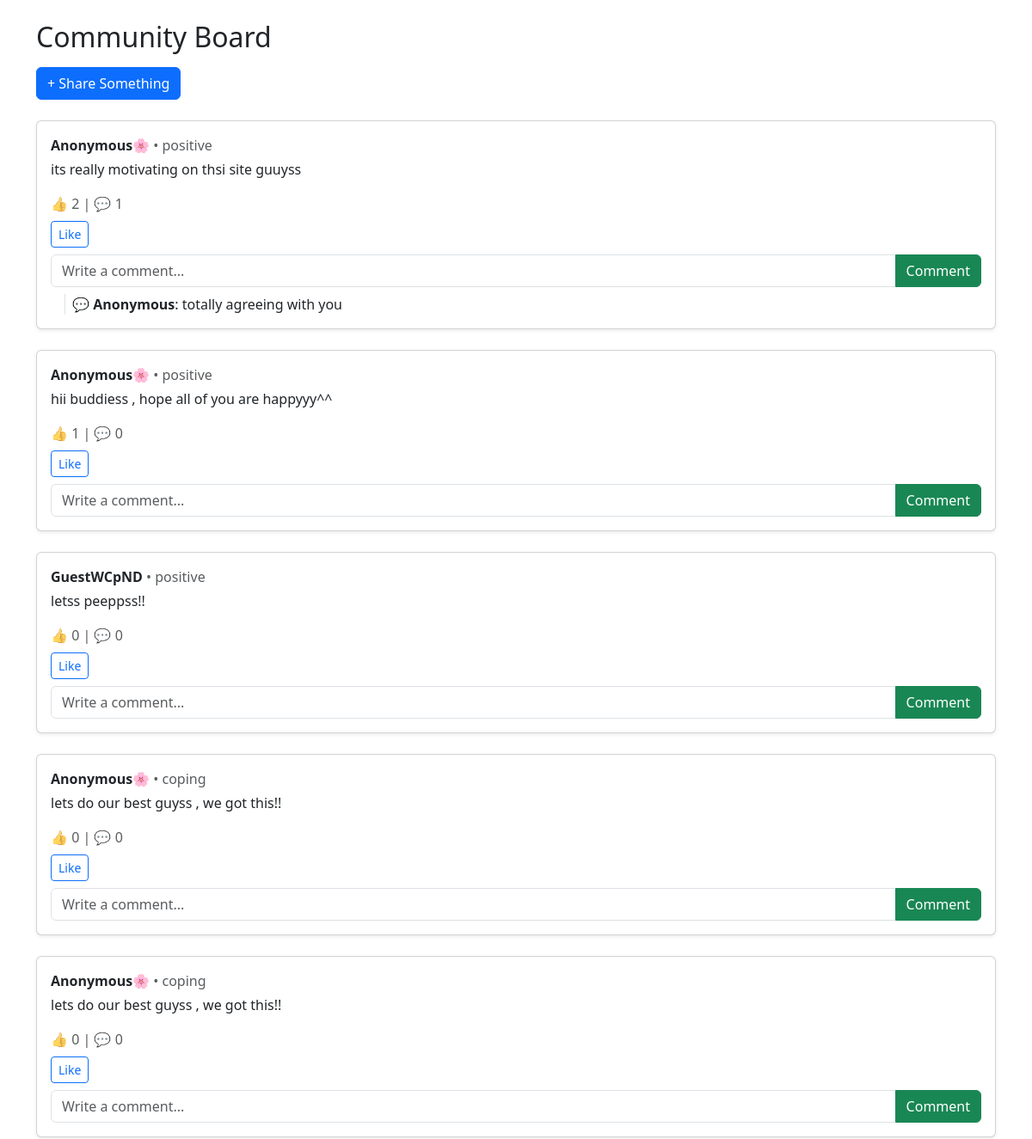
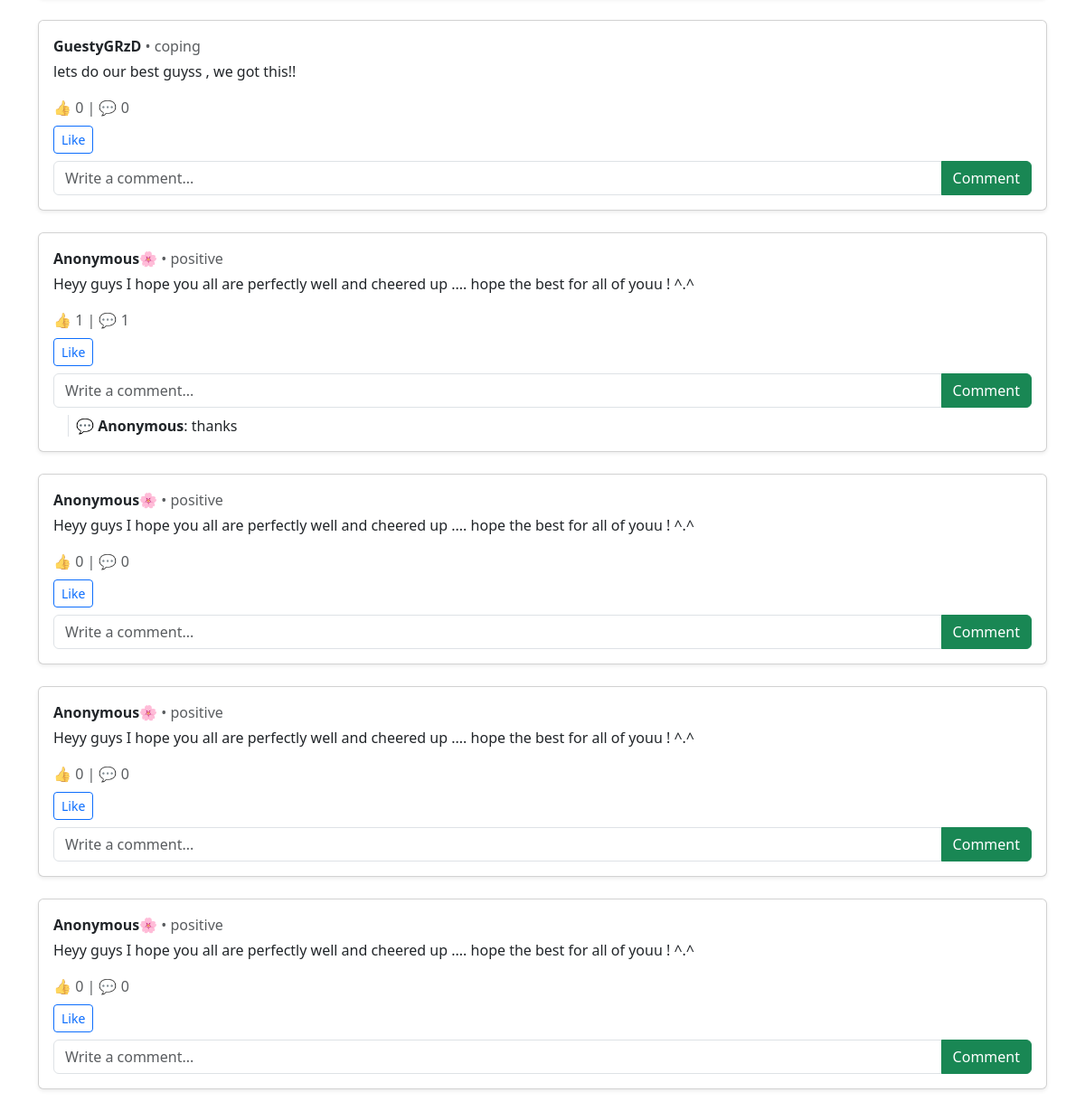
/community/, run on the app's committed database (2 pictures, top to bottom).
### community/models.py (models this page shows, shortened)
class Post(models.Model):
    id = models.UUIDField(primary_key=True , default=uuid.uuid4 , editable=False)
    author = models.ForeignKey(User , on_delete=models.SET_NULL , null = True , blank = True)
    anonymous_name = models.CharField(max_length=50 , default = "Anonymous🌸")
    category = models.CharField(
        max_length=50 ,
        choices=[
            ("positive" ,"Postive Thoughts"),
            ("coping" , "Coping Tips"),
            ("gratitude" , "Daily Gratitude"),
        ],
        default="positive"
    )
    content = models.TextField()
    created_at = models.DateTimeField(auto_now_add=True)

class Comment(models.Model):
    post = models.ForeignKey(Post , related_name="comments" , on_delete=models.CASCADE)
    author = models.ForeignKey(User , on_delete=models.SET_NULL , null=True , blank=True)
    anonymous_name = models.CharField(max_length=50 , default="Anonymous")
    content = models.TextField()
    created_at = models.DateTimeField(auto_now_add=True)

### community/views.py (the view)
# urls.py: path('community/' , views.community_home , name='community_home'),
def community_home(request):
    posts = Post.objects.all().order_by("-created_at")
    return render(request , "community_home.html" , {"posts" : posts})

### community/templates/community_home.html (shortened to what this page needs)
<!DOCTYPE html>
<html lang="en">
<head>
    <link href="https://cdn.jsdelivr.net/npm/bootstrap@5.3.2/dist/css/bootstrap.min.css" rel="stylesheet">
</head>
<body>
<div class="container my-4">
    <h2 class="mb-3">Community Board</h2>
    <a href="{% url 'create_post' %}" class="btn btn-primary mb-4">+ Share Something</a>
    {% for post in posts %}
        <div class="card mb-4 shadow-sm">
            <div class="card-body">
                <p class="mb-1">
                    <b>
                    {% if post.anonymous_name %}
                        {{ post.anonymous_name }}
                    {% elif post.author %}
                        {{ post.author.username }}
                    {% else %}
                        Unknown User
                    {% endif %}
                    </b>
                    <span class="text-muted">• {{ post.category }}</span>
                </p>
                <p class="card-text">{{ post.content }}</p>
                <p class="text-muted mb-2">
                    👍 {{ post.reactions.count }} | 💬 {{ post.comments.count }}
                </p>
                <form method="post" action="{% url 'like_post' post.id %}" class="d-inline">
                    <button class="btn btn-sm btn-outline-primary">Like</button>
                </form>
                <form action="{% url 'add_comment' post.id %}" method="post" class="mt-2">
                    <div class="input-group">
                        <input type="text" name="content" placeholder="Write a comment..." class="form-control">
                        <button class="btn btn-success">Comment</button>
                    </div>
                </form>
                {% for comment in post.comments.all %}
                    <div class="mt-2 ms-3 border-start ps-2">
                        <p class="mb-0">
                            💬 <b>{{ comment.anonymous_name|default:comment.author.username }}</b>: {{ comment.content }}
                        </p>
                    </div>
                {% endfor %}
            </div>
        </div>
    {% empty %}
        <p class="text-muted">No posts yet. Be the first one to share something positive!</p>
    {% endfor %}
</div>
</body>
</html>

### data on the page
Post: anonymous_name "Anonymous🌸", category "positive", content "its really motivating on thsi site guuyss", reactions.count "2", comments.count "1"
Comment: anonymous_name "Anonymous", content "totally agreeing with you"
Post: anonymous_name "Anonymous🌸", category "positive", content "hii buddiess , hope all of you are happyyy^^", reactions.count "1", comments.count "0"
Post: anonymous_name "GuestWCpND", category "positive", content "letss peeppss!!", reactions.count "0", comments.count "0"
Post: anonymous_name "Anonymous🌸", category "coping", content "lets do our best guyss , we got this!!", reactions.count "0", comments.count "0"
Post: anonymous_name "Anonymous🌸", category "coping", content "lets do our best guyss , we got this!!", reactions.count "0", comments.count "0"
Post: anonymous_name "GuestyGRzD", category "coping", content "lets do our best guyss , we got this!!", reactions.count "0", comments.count "0"
Post: anonymous_name "Anonymous🌸", category "positive", content "Heyy guys I hope you all are perfectly well and cheered up .... hope the best for all of youu ! ^.^", reactions.count "1", comments.count "1"
Comment: anonymous_name "Anonymous", content "thanks"
Post: anonymous_name "Anonymous🌸", category "positive", content "Heyy guys I hope you all are perfectly well and cheered up .... hope the best for all of youu ! ^.^", reactions.count "0", comments.count "0"
Post: anonymous_name "Anonymous🌸", category "positive", content "Heyy guys I hope you all are perfectly well and cheered up .... hope the best for all of youu ! ^.^", reactions.count "0", comments.count "0"
Post: anonymous_name "Anonymous🌸", category "positive", content "Heyy guys I hope you all are perfectly well and cheered up .... hope the best for all of youu ! ^.^", reactions.count "0", comments.count "0"
